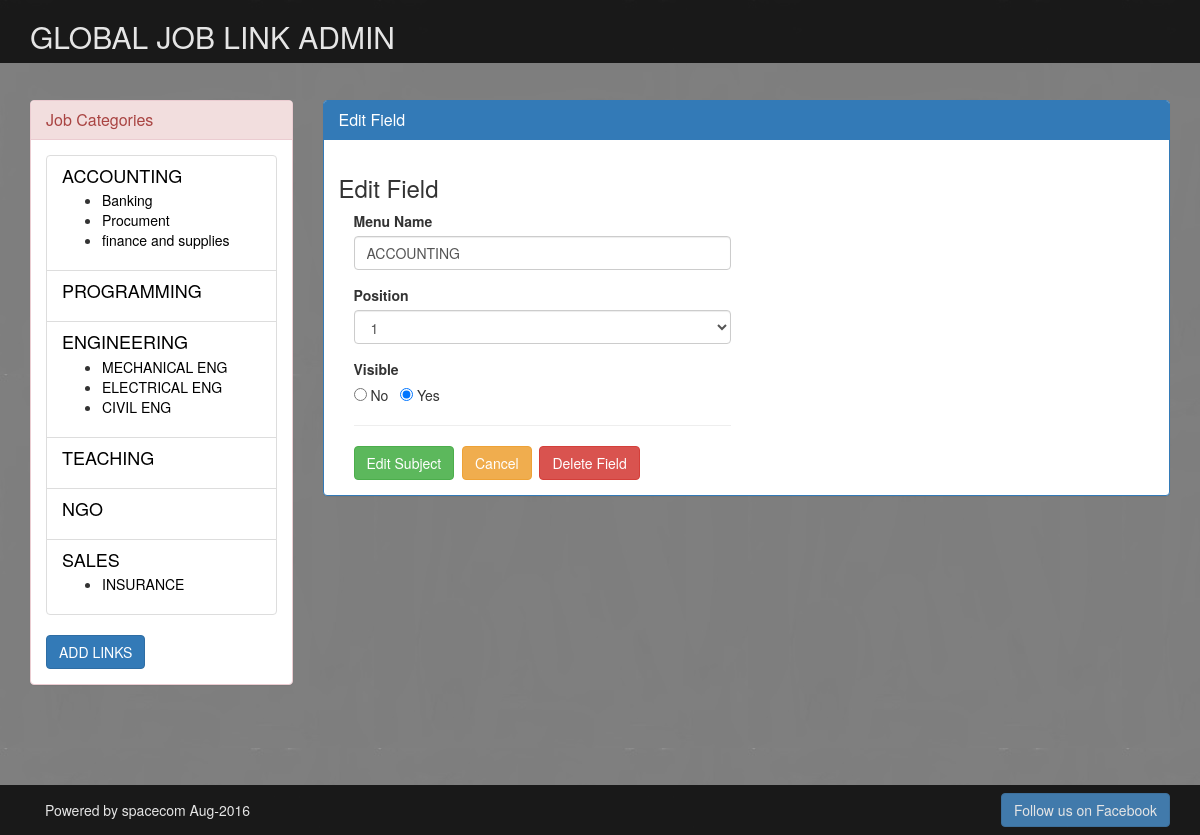
The app's page /edit_field.php?fields=1 (signed in) with its own data.
### tables this page shows
CREATE TABLE IF NOT EXISTS `fields` (
  `id` int(11) NOT NULL AUTO_INCREMENT,
  `menu_name` varchar(50) NOT NULL,
  `position` int(11) NOT NULL,
  `visible` int(11) NOT NULL,
  PRIMARY KEY (`id`)
);

CREATE TABLE IF NOT EXISTS `categories` (
  `id` int(11) NOT NULL AUTO_INCREMENT,
  `field_id` int(11) NOT NULL,
  `menu_name` varchar(50) NOT NULL,
  `position` int(11) NOT NULL,
  `visible` int(5) NOT NULL,
  `content` varchar(900) NOT NULL,
  PRIMARY KEY (`id`)
);

### edit_field.php (the view, shortened to what this page needs)
<?php require_once("functions.php");?>
<?php find_selected_categories(true); ?>
<?php include("header.php");?>
<div class="container">
	<div class="row">
    	<div class="col-md-3">
           <div class="side-bar panel panel-default panel-danger">
                         <div class="panel-heading"><h3 class="panel-title">Job Categories</h3></div>
                 <div class="panel-body">
                     <?php echo navigation($current_field, $current_categories); ?>
                        <a href="new_field.php"><div  class="input-group"><button class="btn btn-primary pull-right">ADD LINKS</button></div></a>
                  </div>
             </div>
         </div>
        <div class="col-md-9 ">
             <div class="main-bar panel panel-primary">
                 <div class="panel-heading"><h3 class="panel-title">Edit Field</h3></div>
                      <div class="panel-body">
                    	<h3>Edit Field</h3>
                            <form action="edit_field.php?fields=<?php echo urlencode($current_field["id"]); ?>" method="post" class="col-lg-6">
                                <div class="form-group ">
                                    <label>Menu Name</label>
                     <input type="text" class="form-control" name="menu_name" value="<?php echo htmlentities($current_field["menu_name"]); ?>" />
                                </div>
                                <div class="form-group">
                                    <label>Position</label>
                                        <select name="position" class="form-control">
                                        	<?php
												$field_set = find_all_fields(false);
												$field_count=mysql_num_rows($field_set);
												for($count=1;$count<=($field_count); $count++){
												echo "<option value=\"{$count}\"";
												if($current_field["position"] == $count){
												echo " selected";
												}
												echo ">{$count}</option>";
												}
											?>
                                        </select>
                                </div>
                                <div class="form-group">
                        	     <label>Visible</label>
                            <p>
                              <input type="radio" name="visible" value="0" <?php if($current_field["visible"] == 0){ echo "checked";} ?>  />  No
                              &nbsp;
                              <input type="radio" name="visible" value="1" <?php if($current_field["visible"] == 1){ echo "checked";} ?>  />  Yes
                            </p>
                               </div><hr />
                                <button type="submit" name="submit" value="edit subject" class="btn btn-success ">Edit Subject</button>&nbsp;
                                <a href="main.php"><button type="button" class="btn btn-warning ">Cancel</button></a>&nbsp;
                                <a href="delete_field.php?fields=<?php echo urlencode($current_field["id"]); ?>" onclick="return                            confirm('are you sure you want to delete');"><button type="button" class="btn btn-danger ">Delete Field</button></a>
                             </form>
                      </div>
             </div>
        </div>
    </div>
</div>
<?php include("footer.php");?>

### functions.php (shortened to what this page needs)
<?php
	function find_all_fields($public=true){
		$query = "SELECT * ";
		$query .= "FROM fields ";
		$query .= "ORDER BY position ASC";
		$field_set = mysql_query($query);
		return $field_set;
	}
	function find_categories_for_field($field_id, $public=true){
		$query = "SELECT * ";
		$query .= "FROM categories ";
		$query .= "WHERE field_id = {$field_id} ";
		if($public){
		$query .= "AND visible = 1  ";
		}
		$query .= "ORDER BY position ASC";
		$categories_set = mysql_query($query);
		return $categories_set;
	}
	function find_fields_by_id($fields_id){
	    $safe_fields_id = mysql_real_escape_string($fields_id);
		$query = "SELECT * ";
		$query .= "FROM fields ";
		$query .= "WHERE id = {$safe_fields_id} ";
		$query .= "LIMIT 1";
		$field_set = mysql_query($query);
		if ($field = mysql_fetch_assoc($field_set)){
		return $field;
		}
		else{
		return null;
		}
	}
	function find_default_categories_for_field($field_id){
		$categories_set = find_categories_for_field($field_id);
		if($first_category = mysql_fetch_assoc($categories_set)){
		return $first_category;
		}
		else{
		return null;
		}
		}
	function find_selected_categories($public=false){
		if(isset($_GET["fields"])){
		$current_field = find_fields_by_id($_GET["fields"],$public);
		if($current_field && $public){
		$current_categories = find_default_categories_for_field($current_field["id"]);
		}
		else{
		$current_categories = null;
		}
		}
		elseif(isset($_GET["categories"])){
		$current_field = null;
		$current_categories = find_categories_by_id($_GET["categories"],$public);
		}
		else{
		$current_field = null;
		$current_categories = null;
		}
	}
		function navigation($field_id, $categories_id){
		$output="<div class=\"list-group\">";
		       $field_set = find_all_fields(false);
					     while ($fields = mysql_fetch_assoc ($field_set)){
                            $output .="<div class=\"list-group-item\">";
                              $output .= "<h4 class=\"list-group-item-heading\">";
                               $output .= "<a href=\"main.php?fields=";
							   $output .=urlencode($fields["id"]);
                               $output .="\">";
							   $output .=$fields ["menu_name"];
                               $output .="</a>";
                               $output .="</h4>";
                             $categories_set = find_categories_for_field($fields["id"], false);
                               $output .="<ul>";
							   $output .="<p class=\"list-group-item-text\">";
                                while ($categories = mysql_fetch_assoc ($categories_set)){
                                $output .="<li>";
								$output .="<a href=\"main.php?categories=";
								$output .=urlencode($categories["id"]);
								$output .="\">";
								   $output .= $categories ["menu_name"];
                                    $output .="</a>";
                                 $output .="</li>";
                                 }
                                $output .="</p>";
								$output .="</ul>";
                            $output .="</div>";
						 }
						  $output .="</div>";
						  return $output;
		}
?>

### css/style.css (style rules this page uses)
body { background-image:url(../img/emal.jpg); opacity:1; margin-top:20px; margin-bottom:130px; }
.side-bar a { color:#000000; text-decoration:none; }

### records on screen
fields: value "ACCOUNTING", menu_name "ACCOUNTING", position "1", visible "☑"
categories: value "Banking"
categories: value "Procument"
categories: value "finance and supplies"
fields: value "PROGRAMMING"
fields: value "ENGINEERING"
categories: value "MECHANICAL ENG"
categories: value "ELECTRICAL ENG"
categories: value "CIVIL ENG"
fields: value "TEACHING"
fields: value "NGO"
fields: value "SALES"
categories: value "INSURANCE"
